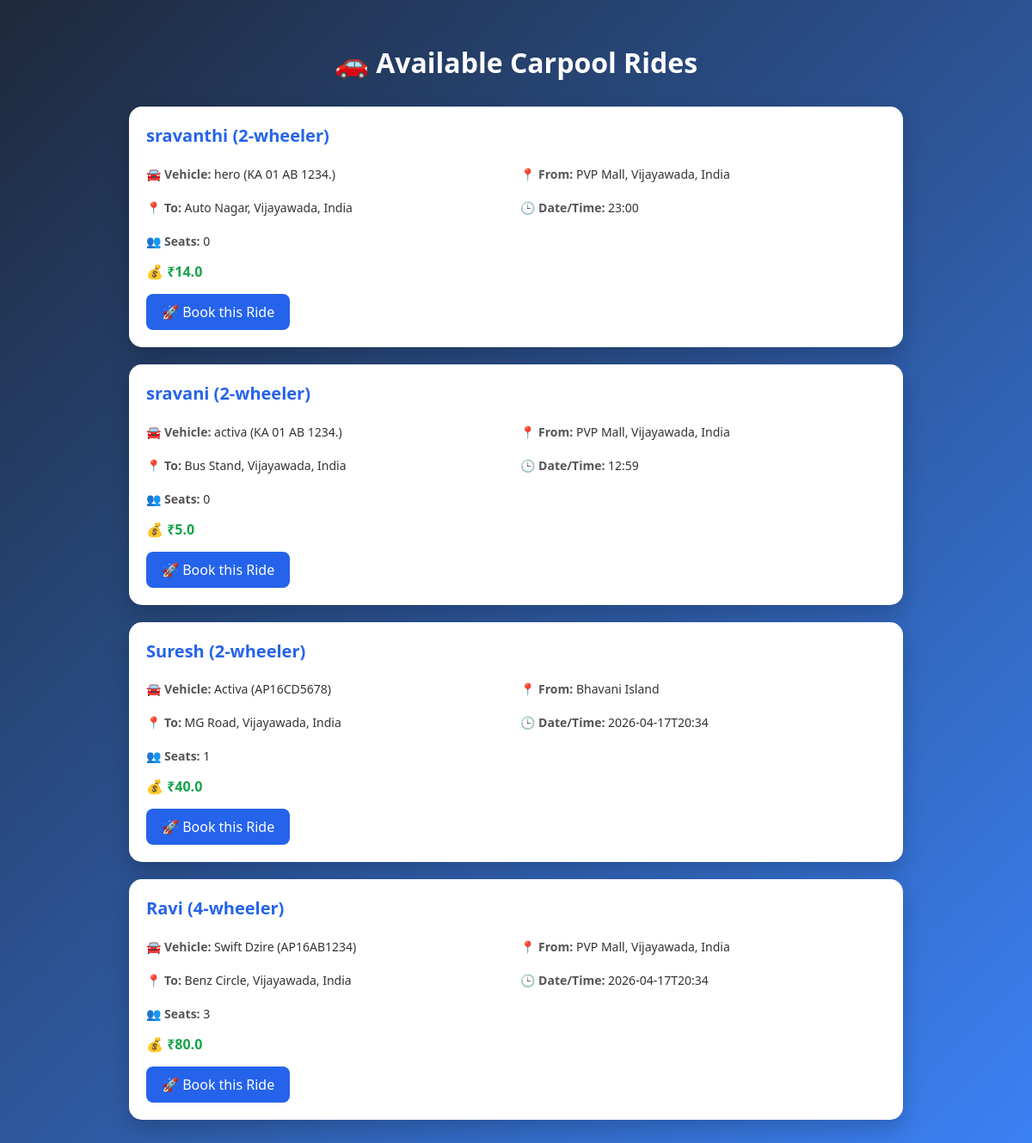
/carpool/rides (signed in), run on the app's committed database.
### app.py (models this page shows)
class CarpoolRide(db.Model):
    __tablename__ = "carpool_ride"
    id = db.Column(db.Integer, primary_key=True)
    driver_name = db.Column(db.String(100))
    phone = db.Column(db.String(20))
    vehicle_type = db.Column(db.String(50))
    vehicle = db.Column(db.String(100))
    vehicle_number = db.Column(db.String(50))
    start_location = db.Column(db.String(200))
    destination = db.Column(db.String(200))
    date_time = db.Column(db.String(50))
    available_seats = db.Column(db.Integer, default=0)
    price = db.Column(db.Float, default=0)
    notes = db.Column(db.String(300))
    is_shared = db.Column(db.Boolean, default=True)
    driver_lat = db.Column(db.Float)
    driver_lng = db.Column(db.Float)
    driver_dest_lat = db.Column(db.Float)
    driver_dest_lng = db.Column(db.Float)

### app.py (the view)
@app.route("/carpool/rides")
def carpool_rides():
    if "user" not in session:
        return redirect("/login")
    rides = CarpoolRide.query.order_by(CarpoolRide.id.desc()).all()
    return render_template("carpool_rides.html", rides=rides)

### templates/carpool_rides.html (shortened to what this page needs)
<!DOCTYPE html>
<html>
<head>
</head>
<body>
  <div class="container">
    <h1>🚗 Available Carpool Rides</h1>
    {% if rides %}
      {% for r in rides %}
        <div class="ride">
          <h2>{{ r.driver_name }} ({{ r.vehicle_type }})</h2>
          <div class="details">
            <p><span class="label">🚘 Vehicle:</span> {{ r.vehicle }} ({{ r.vehicle_number }})</p>
            <p><span class="label">📍 From:</span> {{ r.start_location }}</p>
            <p><span class="label">📍 To:</span> {{ r.destination }}</p>
            <p><span class="label">🕒 Date/Time:</span> {{ r.date_time }}</p>
            <p><span class="label">👥 Seats:</span> {{ r.available_seats }}</p>
          </div>
          <div class="price">💰 ₹{{ r.price }}</div>
          <a href="/carpool/book/{{ r.id }}" class="btn">🚀 Book this Ride</a>
        </div>
      {% endfor %}
    {% else %}
      <div class="empty">
        <p>🚫 No rides available right now.</p>
      </div>
    {% endif %}
  </div>
</body>
</html>

### templates/carpool_rides.html (style rules this page uses)
* { box-sizing: border-box; font-family: 'Segoe UI', Tahoma, Geneva, Verdana, sans-serif; }
body { margin: 0; background: linear-gradient(135deg, #1e293b, #3b82f6); padding: 30px; min-height: 100vh; }
h1 { text-align: center; color: white; margin-bottom: 30px; }
.container { max-width: 900px; margin: auto; }
.ride { background: white; padding: 20px; margin-bottom: 20px; border-radius: 15px; box-shadow: 0 10px 25px rgba(0,0,0,0.2); transition: 0.3s; }
h2 { margin-top: 0; color: #2563eb; font-size: 20px; }
.details { display: grid; grid-template-columns: 1fr 1fr; gap: 10px; margin-top: 10px; }
p { margin: 5px 0; font-size: 14px; color: #333; }
.label { font-weight: 600; color: #555; }
.price { font-size: 16px; font-weight: bold; color: #16a34a; margin-top: 10px; }
.btn { display: inline-block; margin-top: 15px; padding: 10px 18px; background: #2563eb; color: white; text-decoration: none; border-radius: 8px; transition: 0.3s; }

### data on the page
CarpoolRide: driver_name "sravanthi", vehicle_type "2-wheeler", vehicle "hero", vehicle_number "KA 01 AB 1234.", start_location "PVP Mall, Vijayawada, India", destination "Auto Nagar, Vijayawada, India", date_time "23:00", available_seats "0", price "14.0"
CarpoolRide: driver_name "sravani", vehicle_type "2-wheeler", vehicle "activa", vehicle_number "KA 01 AB 1234.", start_location "PVP Mall, Vijayawada, India", destination "Bus Stand, Vijayawada, India", date_time "12:59", available_seats "0", price "5.0"
CarpoolRide: driver_name "Suresh", vehicle_type "2-wheeler", vehicle "Activa", vehicle_number "AP16CD5678", start_location "Bhavani Island", destination "MG Road, Vijayawada, India", date_time "2026-04-17T20:34", available_seats "1", price "40.0"
CarpoolRide: driver_name "Ravi", vehicle_type "4-wheeler", vehicle "Swift Dzire", vehicle_number "AP16AB1234", start_location "PVP Mall, Vijayawada, India", destination "Benz Circle, Vijayawada, India", date_time "2026-04-17T20:34", available_seats "3", price "80.0"
